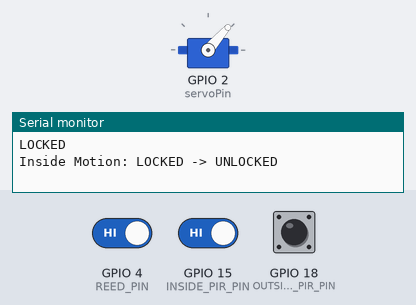
Bench run of a sketch on a simulated ESP32. On the bench: servo, the last lines printed to the serial monitor. Inputs (shaded band) come from the test bench; at power-on: GPIO 4 (REED_PIN) HIGH, GPIO 18 (OUTSIDE_PIR_PIN) HIGH, GPIO 15 (INSIDE_PIR_PIN) HIGH. Nothing arrives over Bluetooth unless stated.

Above: at 0.75 s.
At 1.27 s:
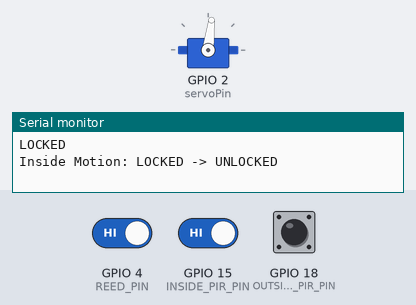
1.3 s: GPIO 4 (REED_PIN) driven LOW
At 11.7 s:
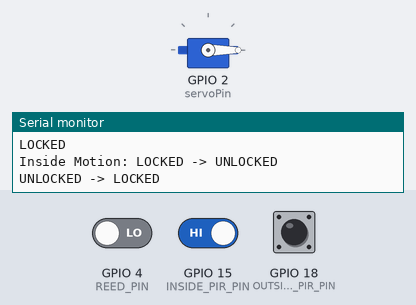
11.8 s: GPIO 18 (OUTSIDE_PIR_PIN) pulsed LOW 2 times (0.12 s each, 0.3 s apart)
Timing chart, 0 to 14.8 s (numbered marks = the images above; inputs shaded):
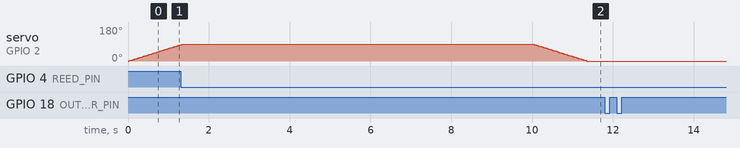

The sketch:

LockWise.ino
```cpp
#include <Arduino.h>
#include <Timers.h>
#include <ESP32Servo.h>
Servo servo;

#include <BluetoothSerial.h>
BluetoothSerial SerialBT;


//pin wiring
const int servoPin = 2;
const int REED_PIN = 4;
const int INSIDE_PIR_PIN = 15;
const int OUTSIDE_PIR_PIN = 18;

//states and events
typedef enum {LOCKED_STATE, UNLOCKED_STATE, DOOR_OPEN_STATE, DOOR_CLOSED_STATE} system_state_t;
typedef enum{EVENT_INSIDE_MOTION, EVENT_OUTSIDE_MOTION, EVENT_DOOR_OPEN, EVENT_DOOR_CLOSED, EVENT_LOCK_TIMER_EXPIRES} system_event_t;

//rtos objects
QueueHandle_t xEventQueue;
SemaphoreHandle_t xStateMutex;
TimerHandle_t xDoorClosedStateTimer, xDoorOtherStatesTimer;
volatile system_state_t currentState = LOCKED_STATE;

//timer setup and function
const int door_timer_closed_state = 5000;
const int door_timer_open_unlocked_states = 10000;
void timercallback(TimerHandle_t){
  system_event_t e = EVENT_LOCK_TIMER_EXPIRES;
  xQueueSend(xEventQueue, &e, 0);
}


void servoRotate(system_state_t state){
  if(state == UNLOCKED_STATE){
      for (int pos = 0; pos <= 90; pos += 1) {
        servo.write(pos);
        delay(15);
      }
  }
  else if(state == LOCKED_STATE){
      for (int pos = 90; pos >= 0; pos -= 1) {
        servo.write(pos);
        delay(15);
      }
  }
}


void sendMessage(const char* msg) {
  Serial.println(msg);
  SerialBT.println(msg);
}


void stateMachineTask(void *){
  system_event_t e;
  for(;;){
    if(xQueueReceive(xEventQueue,&e,portMAX_DELAY)==pdTRUE){
      xSemaphoreTake(xStateMutex,portMAX_DELAY);
      system_state_t old =currentState;

      if(currentState == LOCKED_STATE){
        if(e == EVENT_INSIDE_MOTION) {
          currentState = UNLOCKED_STATE;
          xTimerStart(xDoorOtherStatesTimer, door_timer_open_unlocked_states);
          sendMessage("Inside Motion: LOCKED -> UNLOCKED");
          servoRotate(currentState);
          }
        else if(e == EVENT_OUTSIDE_MOTION) {
          sendMessage("Outside Motion: LOCKED");

          }
      }

      else if(currentState == UNLOCKED_STATE){
        if(e == EVENT_DOOR_OPEN){
          currentState = DOOR_OPEN_STATE;
          xTimerStart(xDoorOtherStatesTimer, door_timer_open_unlocked_states);
          sendMessage("Door Opened: UNLOCKED -> DOOR OPEN");
        }
        else if(e == EVENT_LOCK_TIMER_EXPIRES){
          currentState = LOCKED_STATE;
          sendMessage("UNLOCKED -> LOCKED");
          servoRotate(currentState);
        }
      }

      else if(currentState == DOOR_OPEN_STATE){
        if(e == EVENT_DOOR_CLOSED){
          currentState = DOOR_CLOSED_STATE;
          xTimerStart(xDoorOtherStatesTimer, door_timer_closed_state);
          sendMessage("Door Closed: DOOR OPEN -> DOOR CLOSED");
        }
        else if(e == EVENT_LOCK_TIMER_EXPIRES){
          xTimerStart(xDoorOtherStatesTimer, door_timer_closed_state);
          sendMessage("Door is still open");
        }
      }

      else if(currentState == DOOR_CLOSED_STATE && (e == EVENT_LOCK_TIMER_EXPIRES || e == EVENT_OUTSIDE_MOTION)){
        currentState = LOCKED_STATE;
        if(e == EVENT_LOCK_TIMER_EXPIRES){sendMessage("DOOR CLOSED -> LOCKED");}
        else{sendMessage("Outside Motion: DOOR CLOSED -> LOCKED");}
        servoRotate(currentState);
      }

    xSemaphoreGive(xStateMutex);
    }
  }
}

struct Sensor{
  int pin;
  bool lastStable, lastRead;
  uint32_t lastChange, lastFire;
};

Sensor door_reed = {REED_PIN, HIGH, HIGH, 0, 0};
Sensor inside_pir = {INSIDE_PIR_PIN, LOW, LOW, 0, 0};
Sensor outside_pir = {OUTSIDE_PIR_PIN, LOW, LOW, 0, 0};
Sensor sensors[] = {door_reed, inside_pir, outside_pir};
const unsigned long DEBOUNCE_DELAY = 30;
const unsigned long LONG_PRESS_DELAY = 150;

void sensorReadTask(void *){
  for(;;){
    uint32_t currentTime = millis();

    for(auto &sensor: sensors){
      system_event_t e;
      int sensor_reading = digitalRead(sensor.pin);
      if(sensor_reading != sensor.lastRead){
        if(sensor.pin == INSIDE_PIR_PIN && sensor_reading){e = EVENT_INSIDE_MOTION; xQueueSend(xEventQueue, &e, 0);}
        else if(sensor.pin == OUTSIDE_PIR_PIN && sensor_reading){e = EVENT_OUTSIDE_MOTION; xQueueSend(xEventQueue, &e, 0);}
        sensor.lastChange = millis(); //for reed debouncing
        sensor.lastRead = sensor_reading;
      }

      if(sensor.pin == REED_PIN){

        if(millis() - sensor.lastChange > DEBOUNCE_DELAY){
          if(sensor_reading != sensor.lastStable){
            sensor.lastStable = sensor_reading;
            if(millis() - sensor.lastFire > LONG_PRESS_DELAY){
              sensor.lastFire = millis();
              if(!digitalRead(REED_PIN)){
                e = EVENT_DOOR_CLOSED;
              }
              else{
                e = EVENT_DOOR_OPEN;
                }
              xQueueSend(xEventQueue, &e, 0);
            }
          }
        }
      }
    }
    vTaskDelay(pdMS_TO_TICKS(5));
  }
}

void setup() {
  Serial.begin(115200);
  SerialBT.begin("DoorSystem");

  //pin set up
  pinMode(REED_PIN, INPUT_PULLUP);
  pinMode(INSIDE_PIR_PIN, INPUT);
  pinMode(OUTSIDE_PIR_PIN, INPUT);
  Serial.println("LOCKED");
  SerialBT.println("LOCKED");

  servo.setPeriodHertz(50);
  servo.attach(servoPin, 500, 2400);
  servo.write(0);

  //object creations
  xEventQueue = xQueueCreate(10, sizeof(system_event_t));
  xStateMutex = xSemaphoreCreateMutex();
  //timer creation
  xDoorClosedStateTimer = xTimerCreate("Closed State Timer", pdMS_TO_TICKS(door_timer_closed_state), pdFALSE, NULL, timercallback);
  xDoorOtherStatesTimer = xTimerCreate("Other State Timer", pdMS_TO_TICKS(door_timer_open_unlocked_states), pdFALSE, NULL, timercallback);
  //tasks creation
  xTaskCreatePinnedToCore(stateMachineTask, "State Machine", 4096, NULL, 1, NULL, 1);
  xTaskCreatePinnedToCore(sensorReadTask, "Sensors", 4096, NULL, 1, NULL, 1);
}

void loop() {}
```

Measured:
- by itself, servo on GPIO 2 (servoPin): rises from 85° to 90° in 0.04 s, then falls to 0° in 10.0 s
